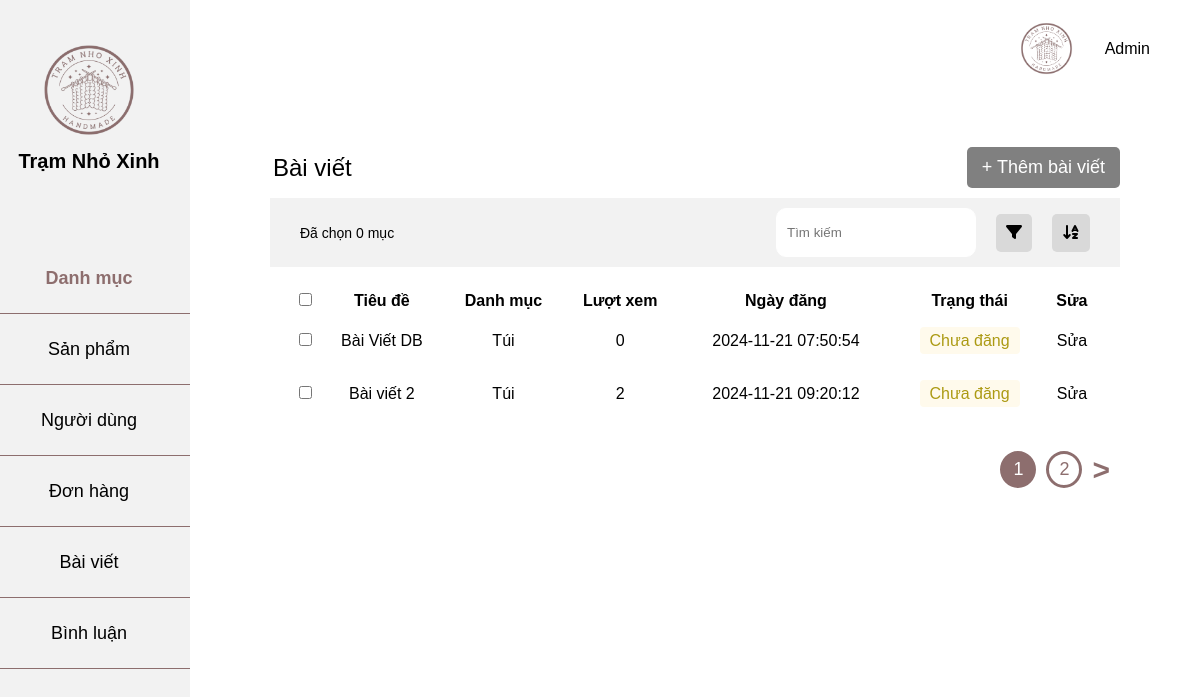
/admin/index.php?page=post, run on an earlier commit of the app's database.
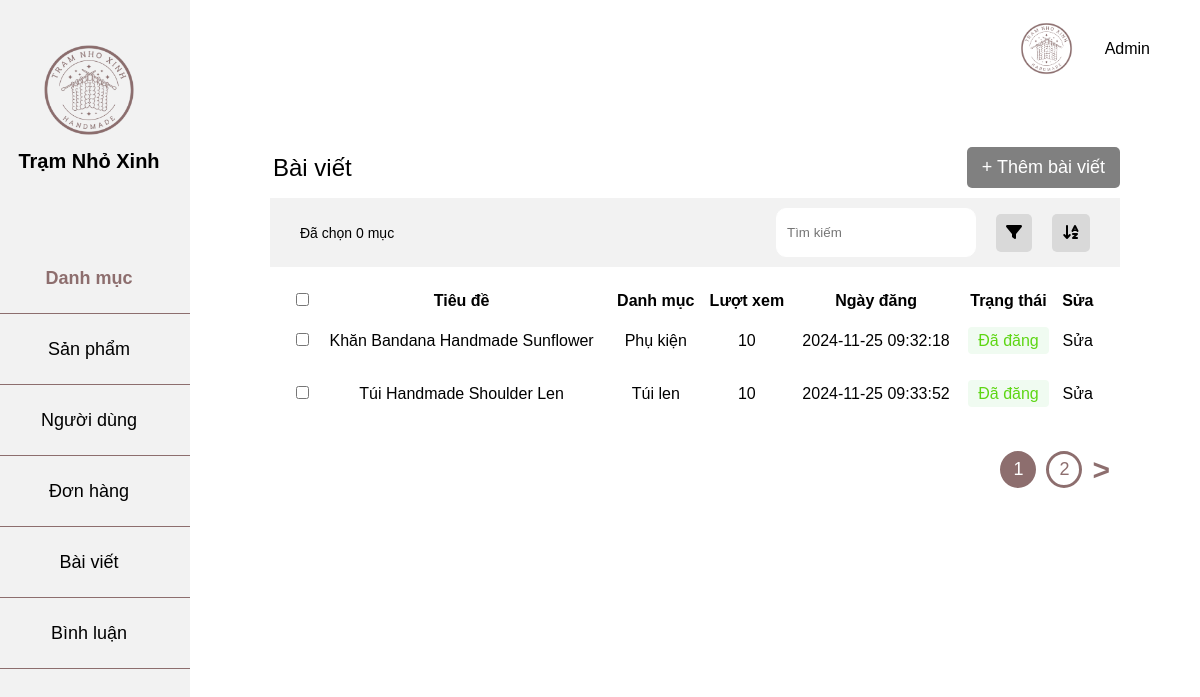
And on a later commit of the database.
### tables this page shows
CREATE TABLE `post` (
  `id` int NOT NULL,
  `title` varchar(255) NOT NULL,
  `text` text NOT NULL,
  `image` varchar(255) NOT NULL,
  `listImages` text,
  `datePost` datetime NOT NULL,
  `view` int DEFAULT NULL,
  `description` text NOT NULL,
  `status` tinyint(1) NOT NULL,
  `idCatePost` int NOT NULL,
  `idUserPost` int NOT NULL
);

### app/model/database.php (called while the page is built, shortened)
<?php
class Database
{
    private $servername = "localhost";
    private $username = "root";
    private $password = "";
    private $dbname = "handmade_db";
    private $conn;
    function __construct()
    {
        try {
            $this->conn = new PDO("mysql:host=$this->servername;dbname=$this->dbname; charset=utf8", $this->username, $this->password);
            $this->conn->setAttribute(PDO::ATTR_ERRMODE, PDO::ERRMODE_EXCEPTION);
        } catch (PDOException $e) {
            echo "Connection failed: " . $e->getMessage();
        };
    }
    function query($sql, $param = [])
    {
        $this->stmt = $this->conn->prepare($sql);
        $this->stmt->execute($param);
        return $this->stmt;
    }
    public function getAll($sql, $param = [])
    {
        $statement = $this->query($sql, $param);
        return $statement->fetchAll(PDO::FETCH_ASSOC);
    }
    public function getOne($sql, $param = [])
    {
        $statement = $this->query($sql, $param);
        return $statement->fetch(PDO::FETCH_ASSOC);
    }
}

### app/model/postModel.php (called while the page is built, shortened)
<?php
class PostModel{
    private $db;
    function __construct()
    {
        $this->db = new Database();
    }
    function getAllPost(){
        $sql = "SELECT * FROM post";
        return $this->db->getAll($sql);
    }
}
?>

### app/model/postCateModel.php (called while the page is built, shortened)
<?php
class PostCateModel
{
    private $db;
    function __construct()
    {
        $this->db = new Database();
    }
    function getCateId($id)
    {
        $sql = "SELECT * FROM postcate WHERE id = " . $id;
        return $this->db->getOne($sql);
    }
}

### admin/app/view/post.php (the view, shortened to what this page needs)
<div class="main">
    <form action="?page=deletepost" method="post" id="delete-form">
        <div class="main-category">
            <div class="main-danhmuc">
                <p>Bài viết</p>
                <a href="index.php?page=addPost">+ Thêm bài viết</a>
            </div>
            <div class="main-header">
                <div class="left-main-header">
                    <p id="selected-count">Đã chọn 0 mục</p>
                </div>
                <div class="right-main-header">
                    <input type="text" placeholder="Tìm kiếm">
                    <div class="filter"><i class="fa-solid fa-filter"></i></div>
                    <div class="sort"><i class="fa-solid fa-arrow-down-a-z"></i></div>
                </div>
            </div>
        </div>
        <div class="main-product">
            <table>
                <thead>
                    <tr>
                        <th><input type="checkbox" id="select-all"></th>
                        <th>Tiêu đề</th>
                        <th>Danh mục</th>
                        <th>Lượt xem</th>
                        <th>Ngày đăng</th>
                        <th>Trạng thái</th>
                        <th>Sửa</th>
                    </tr>
                </thead>
                <tbody>
                    <?php
                    $html = '';
                    foreach ($postDB as $item) {
                        extract($item);
                        $html .= '
                            <tr>
                                <td><input type="checkbox" class="item-checkbox" name="delete_ids[]" value="'. $id .'"></td>
                                <td>' . $title . '</td>
                                <td>' . $catePost . '</td>
                                <td>' . $view . '</td>
                                <td>' . $datePost . '</td>
                                <td>' . $status . '</td>
                                <td><a href="index.php?page=viewEditPost&id=' . $id . '">Sửa</a></td>
                            </tr>
                        ';
                    }
                    echo $html;
                    ?>
                </tbody>
            </table>
        </div>
    </form>
    <div class="main-turnpage">
        <button class="prev">1</button>
        <button class="next">2</button>
        <button class="nextpage">></button>
    </div>
</div>
</div>
</div>
</div>
</body>
</html>

### admin/app/view/menu.php (shortened to what this page needs)
<!DOCTYPE html>
<html lang="en">
<head>
    <link rel="stylesheet" href="https://cdnjs.cloudflare.com/ajax/libs/font-awesome/6.6.0/css/all.min.css">
    <link rel="stylesheet" href="public/css/grid.css">
    <link rel="stylesheet" href="public/css/Admin.css">
</head>
<body>
    <div class="grid container">
        <div class="row">
            <div class="col l-2 st">
                <div class="category-menu">
                    <img src="public/image/logo.png" width="100px" height="100px">
                    <h2>Trạm Nhỏ Xinh</h2>
                    <ul>
                        <li><a href="index.php" style="color: #8D6E6E; font-weight: 600;">Danh mục</a></li>
                        <li><a href="?page=product">Sản phẩm</a></li>
                        <li><a href="?page=user">Người dùng</a></li>
                        <li><a href="?page=order">Đơn hàng</a></li>
                        <li><a href="?page=post">Bài viết</a></li>
                        <li><a href="?page=comment">Bình luận</a></li>
                    </ul>
                </div>
            </div>
            <div class="col l-10 ts">
                <div class="header-allpage">
                    <img src="public/image/logo.png" width="57px" height="57px">
                    <p>Admin</p>
                </div>

### admin/app/controller/adminPostController.php (shortened to what this page needs)
<?php
class PostAdminController
{
    private $postModel;
    private $postCateModel;
    function __construct()
    {
        $this->postModel = new postModel();
        $this->postCateModel = new postCateModel();
    }
    function view()
    {
        $postDB = $this->postModel->getAllPost();
        foreach ($postDB as &$post) {
            $catePost = $this->postCateModel->getCateId($post['idCatePost']);
            $post['catePost'] = $catePost['name'];
            if ($post['view'] === null) {
                $post['view'] = 0;
            } else {
                $post['view'] = $post['view'];
            };
            if ($post['status'] === 1) {
                $statusHtml = '<span class="status success">Đã đăng</span>';
            } else if ($post['status'] === 0) {
                $statusHtml = '<span class="status pending">Chưa đăng</span>';
            } else if ($post['status'] === 2) {
                $statusHtml = '<span class="status danger">Đã hủy</span>';
            }
        }
        require_once 'app/view/post.php';
    }
}

### admin/index.php (shortened to what this page needs)
<?php
require_once '../app/model/database.php';
require_once '../app/model/postCateModel.php';
require_once '../app/model/postModel.php';
require_once 'app/controller/adminPostController.php';
require_once 'app/view/menu.php';
if (isset($_GET['page'])) {
    $page = $_GET['page'];
    switch ($page) {
        case 'post':
            $post = new PostAdminController();
            $post->view();
            break;
    }
} else {
    $category = new CateAdminController();
    $category->viewCategory();
}

### admin/public/css/grid.css (style rules this page uses)
* { margin: 0; padding: 0; box-sizing: border-box; }
.grid { width: 100%; display: block; padding: 0; }
.row { display: flex; flex-wrap: wrap; margin-left: -4px; margin-right: -4px; }
.col { padding-left: 4px; padding-right: 4px; }
@media (min-width: 740px) { .row { margin-left: -8px; margin-right: -8px; } }
@media (min-width: 740px) { .col { padding-left: 8px; padding-right: 8px; } }
@media (min-width: 1113px) { .row { margin-left: -12px; margin-right: -12px; } }
@media (min-width: 1113px) { .col { padding-left: 12px; padding-right: 12px; } }
@media (min-width: 1113px) { .l-1, .l-2, .l-2-4, .l-3, .l-4, .l-5, .l-6, .l-7, .l-8, .l-9, .l-10, .l-11, .l-12 { display: block; } }
@media (min-width: 1113px) { .l-2 { flex: 0 0 16.66667%; max-width: 16.66667%; } }
@media (min-width: 1113px) { .l-10 { flex: 0 0 83.33333%; max-width: 83.33333%; } }

### admin/public/css/Admin.css (style rules this page uses)
body { font-family: Arial; }
.container { max-width: 99%; }
.st { max-height: 1000px; background-color: #f2f2f2; padding: 0; }
.category-menu { max-height: 2000px; display: flex; flex-direction: column; align-items: center; text-align: center; }
.category-menu img { margin-top: 40px; }
.category-menu h2 { font-size: 20px; margin-top: 10px; }
.category-menu ul { list-style: none; padding: 0; margin-top: 70px; width: 100%; }
.category-menu ul li { line-height: 50px; padding: 10px 0; border-bottom: 1px solid #8D6e6e; text-align: center; width: 100%; font-size: 18px; }
.category-menu ul li a { text-decoration: none; color: black; }
.ts { height: 100vh; padding: 0; }
.header-allpage { padding: 20px; display: flex; justify-content: flex-end; align-items: center; }
.header-allpage p { margin: 0 30px; }
.main { margin: 50px 80px; height: auto; }
.main-category { display: grid; }
.main-danhmuc { display: flex; justify-content: space-between; align-items: center; }
.main-danhmuc p { font-size: 24px; margin: 3px; text-align: left; }
.main-danhmuc a { font-size: 18px; text-decoration: none; color: white; border-radius: 5px; background-color: #808080; padding: 10px 15px; }
.main-header { margin-top: 10px; display: flex; justify-content: space-between; background-color: #f2f2f2; height: 69px; }
.main-header .left-main-header { display: flex; align-items: center; justify-content: center; margin-left: 30px; }
.left-main-header p { font-size: 14px; margin-right: 20px; }
.main-header .right-main-header { display: flex; align-items: center; justify-content: space-around; margin-left: auto; margin-right: 30px; }
.right-main-header input[type="text"] { margin-right: 20px; padding: 5px 10px; border-radius: 10px; border: 1px solid white; width: 200px; height: 49px; }
.right-main-header .filter { margin-right: 20px; background-color: #d9d9d9; padding: 10px; border-radius: 5px; }
.right-main-header .sort { background-color: #d9d9d9; padding: 10px; border-radius: 5px; }
table { width: 100%; margin-top: 10px; }
table th, table td { padding: 3px; text-align: center; }
.status { padding: 5px 10px; border-radius: 4px; color: #fff; }
.status.success { color: #5DD613; background-color: #F0FBF1; }
tbody { line-height: 45px; }
tbody a { color: black; text-decoration: none; }
.main-turnpage { display: flex; align-items: center; justify-content: right; padding: 10px; }
.main-turnpage .prev { padding: 5px 10px; margin-right: 10px; border-radius: 50%; border: 3px solid #8D6E6E; background-color: #8D6E6E; color: #FFFFFF; }
.main-turnpage .next { padding: 5px 10px; margin-right: 10px; border-radius: 100%; border: 3px solid #8D6E6E; background-color: #fff; color: #8D6E6E; }
.main-turnpage .nextpage { border: none; font-size: 30px; padding: 0; background-color: white; color: #8D6E6E; font-weight: 600; }
.main-product { margin: 20px; }
button { font-size: 18px; text-decoration: none; color: white; background-color: #808080; border-radius: 5px; padding: 10px 15px; border: none; }
.status.pending { color: #AC9A13; background-color: #FFFAEC; }

What changed in the data, as far as the page shows it:
removed post: title "Bài Viết DB", catePost "Túi", status "0", datePost "2024-11-21 07:50:54", shows "Chưa đăng"
removed post: title "Bài viết 2", catePost "Túi", view "2", datePost "2024-11-21 09:20:12", status "Chưa đăng"
added post: title "Khăn Bandana Handmade Sunflower", catePost "Phụ kiện", view "10", datePost "2024-11-25 09:32:18", status "Đã đăng"
added post: title "Túi Handmade Shoulder Len", catePost "Túi len", view "10", datePost "2024-11-25 09:33:52", status "Đã đăng"
